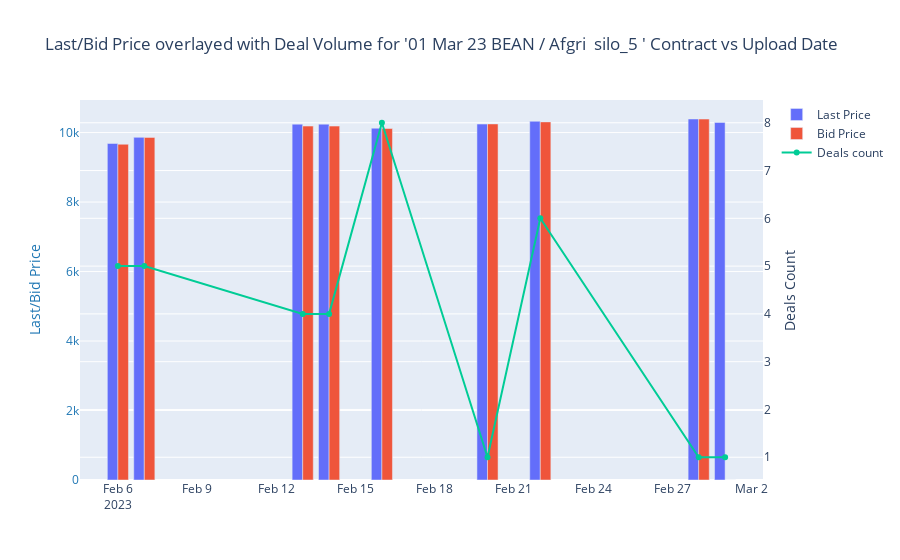

The cell this chart's notebook holds for it:
### Code cell
# Combining last/bid prices with the deal volume
def filteringplotly(Market, Contract_Type):
    A = df_New.loc[df_New['Market'] == Market, ('last', 'bid','upload_date','contract_type', 'deals')]
    B = A.loc[A['contract_type'] == Contract_Type, ('last', 'bid', 'upload_date', 'deals')]

    fig = go.Figure(data =[
                    go.Bar(name = 'Last Price', x=B['upload_date'], y =B['last'], yaxis="y"),
                    go.Bar(name = 'Bid Price', x=B['upload_date'], y = B['bid'], yaxis="y"),
                    go.Scatter(name = 'Deals count', x=B['upload_date'], y = B['deals'], yaxis="y2")
                    ])
    fig.update_layout( barmode = 'group', 
        title= f"Last/Bid Price overlayed with Deal Volume for '{Contract_Type} / {Market}' Contract vs Upload Date",
    # create 1st y axis
    yaxis=dict(
    title="Last/Bid Price",
    titlefont=dict(color="#1f77b4"),
    tickfont=dict(color="#1f77b4")),
                      
    # create 2nd y axis
    yaxis2=dict(
        title="Deals Count",
        anchor="x", overlaying="y", side="right"))
    
    fig.show()

widgets.interact(filteringplotly, Market = list1, Contract_Type = list4)

### Figure 1 — Plotly figure (JSON) as saved in the notebook; plotly's stock layout.template omitted (floating-point values rounded to 4 significant figures)
{"data": [{"name": "Last Price", "type": "bar", "x": ["2023-02-06T00:00:00", "2023-02-07T00:00:00", "2023-02-13T00:00:00", "2023-02-14T00:00:00", "2023-02-16T00:00:00", "2023-02-20T00:00:00", "2023-02-22T00:00:00", "2023-02-28T00:00:00", "2023-03-01T00:00:00"], "y": [9686.0, 9863.0, 10240.0, 10240.0, 10130.0, 10250.0, 10330.0, 10391, 10290.0], "yaxis": "y"}, {"name": "Bid Price", "type": "bar", "x": ["2023-02-06T00:00:00", "2023-02-07T00:00:00", "2023-02-13T00:00:00", "2023-02-14T00:00:00", "2023-02-16T00:00:00", "2023-02-20T00:00:00", "2023-02-22T00:00:00", "2023-02-28T00:00:00", "2023-03-01T00:00:00"], "y": [9664, 9862, 10187, 10187, 10117, 10249, 10308, 10389, 0], "yaxis": "y"}, {"name": "Deals count", "type": "scatter", "x": ["2023-02-06T00:00:00", "2023-02-07T00:00:00", "2023-02-13T00:00:00", "2023-02-14T00:00:00", "2023-02-16T00:00:00", "2023-02-20T00:00:00", "2023-02-22T00:00:00", "2023-02-28T00:00:00", "2023-03-01T00:00:00"], "y": [5, 5, 4, 4, 8, 1, 6, 1, 1], "yaxis": "y2"}], "layout": {"barmode": "group", "title": {"text": "Last/Bid Price overlayed with Deal Volume for '01 Mar 23 BEAN / Afgri  silo_5 ' Contract vs Upload Date"}, "yaxis": {"tickfont": {"color": "#1f77b4"}, "title": {"font": {"color": "#1f77b4"}, "text": "Last/Bid Price"}}, "yaxis2": {"anchor": "x", "overlaying": "y", "side": "right", "title": {"text": "Deals Count"}}}}
